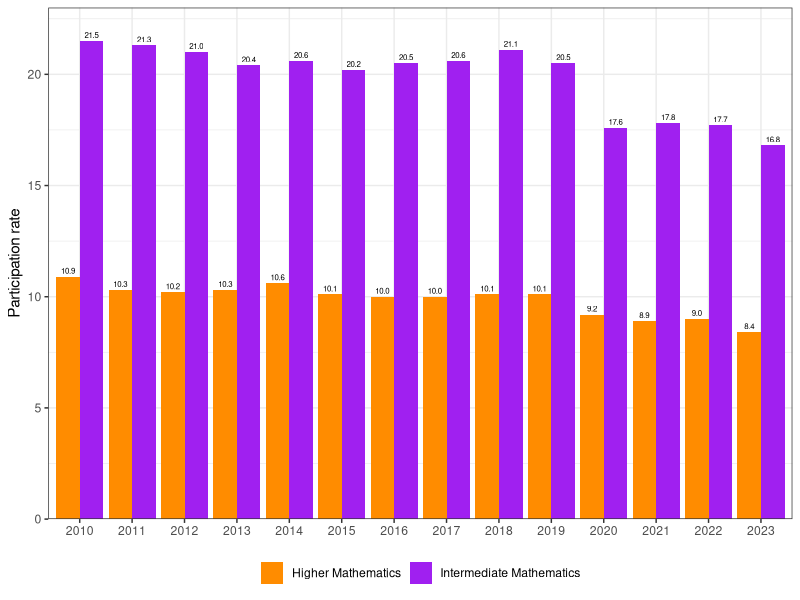

Reproduce this figure in R.
#| title: "Australian Mathematics Uptake"
#| difficulty: "intermediate"
#| plot-types: "bar chart"
#| dataset-name: "math_participation"
#| colours: "`c('darkorange','purple')`"
#| description: "This dataset shows the participation rates in higher and intermediate mathematics in Australia from 2010 to 2023. Data is from the Australian Mathematical Sciences Institute (AMSI) [Year 12 Mathematics Report Card](https://amsi.org.au/wp-content/uploads/2025/07/year-12-participation-2025-july.pdf). There is a lot of subtlety to this plot you'll need to reproduce. Particular attention to text size and axis limits will be crucial."

library(ggplot2)
library(tidyr)
library(dplyr)


math_participation <- data.frame(
  year = 2010:2023,
  higher_mathematics = c(
    10.9, 10.3, 10.2, 10.3, 10.6, 10.1, 10.0,
    10.0, 10.1, 10.1, 9.2, 8.9, 9.0, 8.4
  ),
  intermediate_mathematics = c(
    21.5, 21.3, 21.0, 20.4, 20.6, 20.2, 20.5,
    20.6, 21.1, 20.5, 17.6, 17.8, 17.7, 16.8
  )
)

pivoted <- pivot_longer(
  math_participation,
  cols = c(higher_mathematics, intermediate_mathematics),
  names_to = "subject",
  values_to = "percentage"
) |>
  mutate(
    subject = factor(subject, levels = c("higher_mathematics", "intermediate_mathematics"),
                     labels = c("Higher Mathematics", "Intermediate Mathematics"))
  )

amsi_rates <- ggplot(pivoted, aes(x=factor(year), y=percentage, fill=subject)) +
  geom_bar(stat="identity", position = "dodge") +
  labs(y = "Participation rate") +
  theme_bw() +
  theme(axis.title.x = element_blank(), legend.position = "bottom", legend.title = element_blank()) +
  scale_fill_manual(values = c("darkorange", "purple")) +
  scale_y_continuous(expand = c(0,0)) +
  expand_limits(y = 23) +
  geom_text(aes(label = sprintf("%.1f", percentage)), position = position_dodge(width = 0.9), vjust = -0.5, size = 2)

print(amsi_rates)
